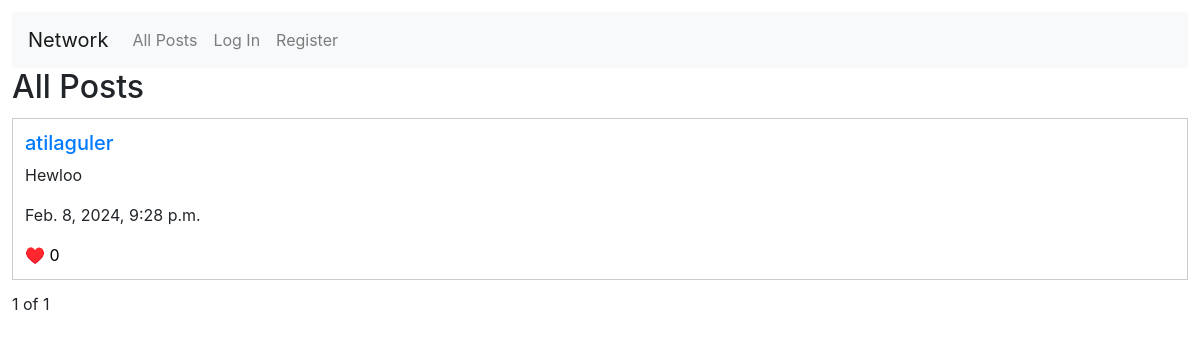
The app's page /, older data.
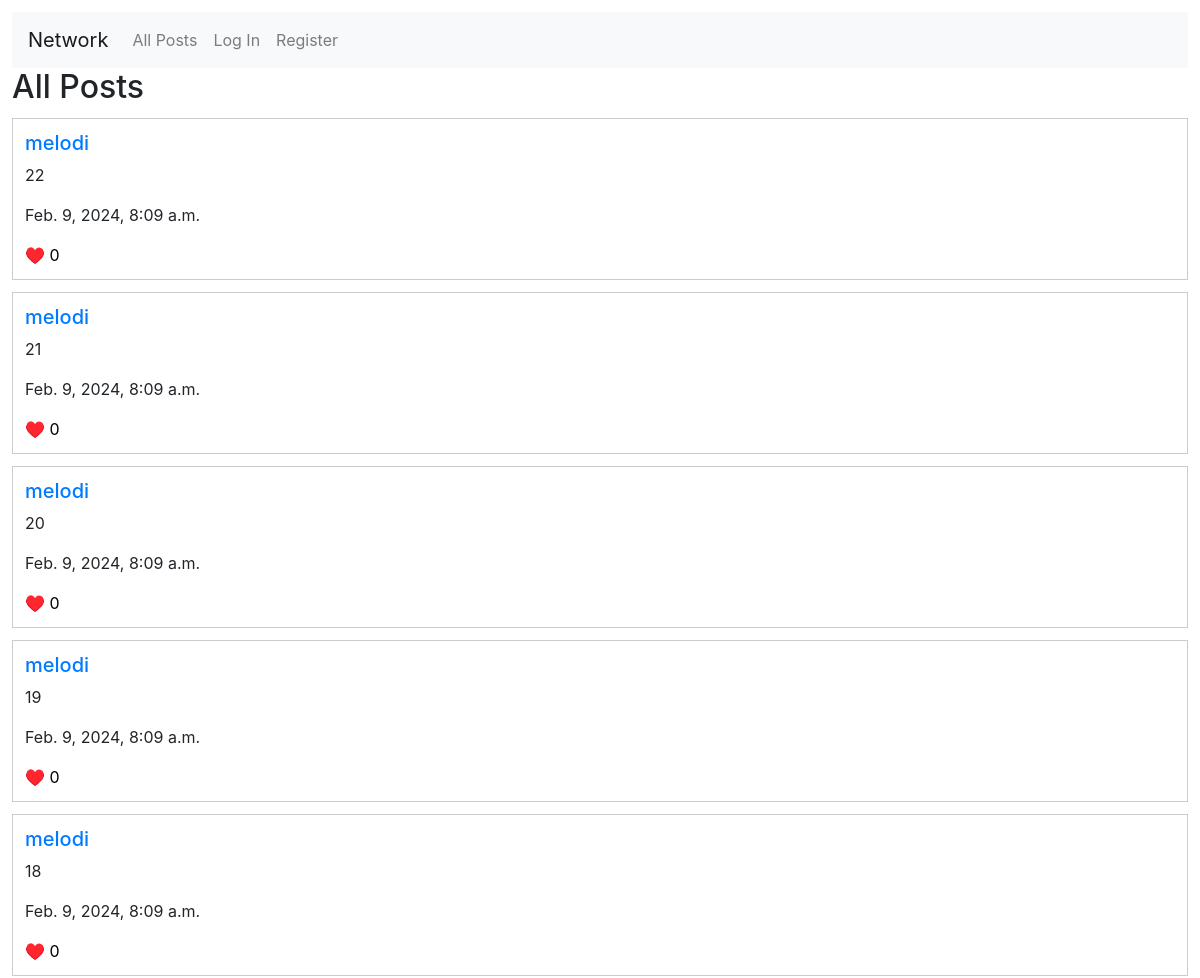
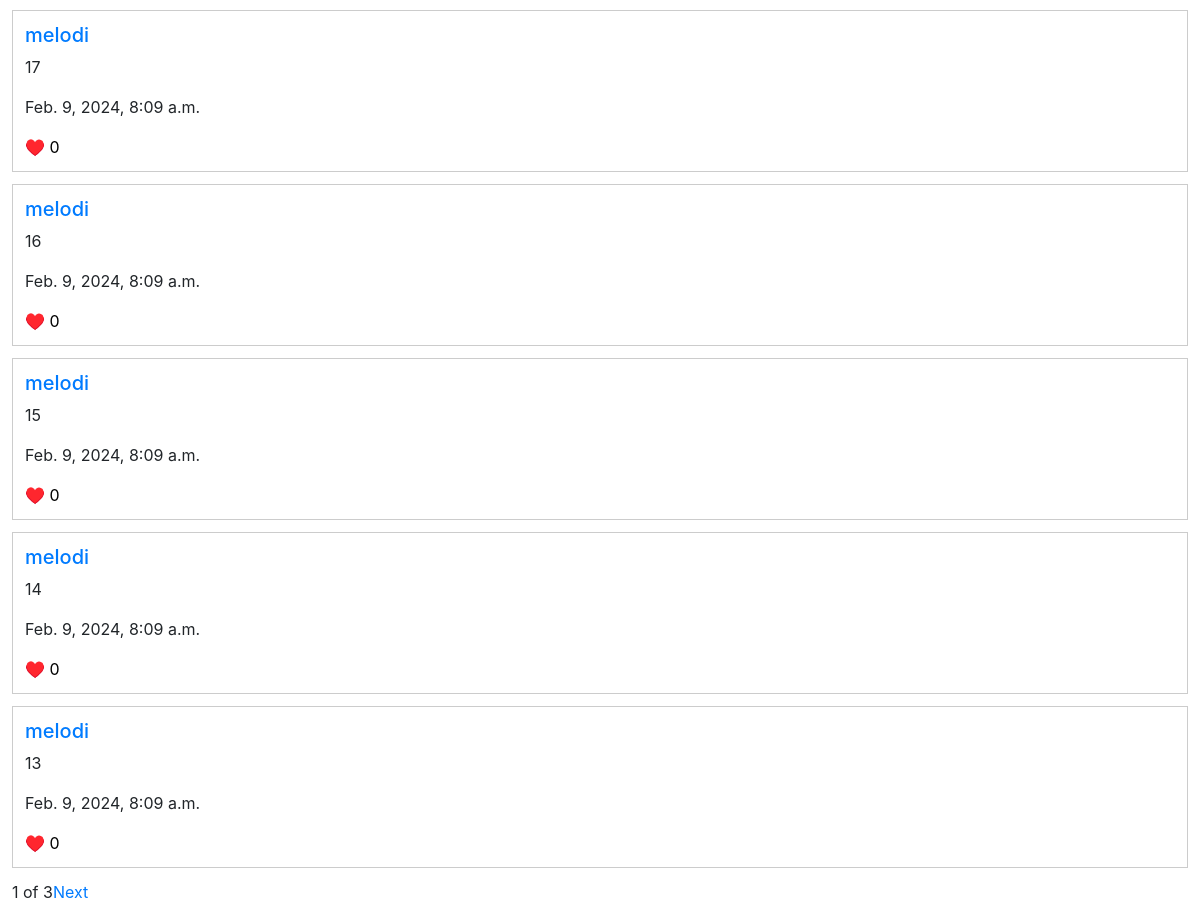
The same page, newer data (2 pictures, top to bottom).
### network/models.py (models this page shows, shortened)
class Post(models.Model):
    user = models.ForeignKey("User", on_delete=models.CASCADE, related_name="posts")
    content = models.CharField(max_length=512)
    created_at = models.DateTimeField(auto_now_add=True)
    updated_at = models.DateTimeField(auto_now=True)

class User(AbstractUser):
    pass

### network/views.py (the view)
# urls.py: path("", views.index, name="index"),
def index(request):
    posts = Post.objects.all().order_by("-created_at")
    page_obj = paginate(request, posts)
    return render(request, "network/index.html", {
        "page_obj": page_obj
    })

### network/views.py (called while the page is built)
def paginate(request, items):
    p = Paginator(items, 10)
    page_number = request.GET.get('page', 1)
    page_obj = p.get_page(page_number)
    try:
        page_obj = p.page(page_number)
    except PageNotAnInteger:
        page_obj = p.page(1)
    except EmptyPage:
        page_obj = p.page(p.num_pages)
    return page_obj

### network/templates/network/index.html (shortened to what this page needs)
{% extends "network/layout.html" %}
{% load static %}
{% block body %}
<div>
  <h2>All Posts</h2>
{% for post in page_obj.object_list %}
    <div class="posts">
        <div class="post">
            <h5>
                <a href="{{post.user.username}}">{{post.user.username}}</a>
            </h5>
            <p id="post-content-{{post.id}}">{{post.content}}</p>
            <p>{{post.created_at}}</p>
            <button class="like-btn" data-post-id="{{post.id}}">
                ♥️ {{post.likes.count}}
            </button>
        </div>
    </div>
{% endfor %}
    <div class="pagination">
        <span class="current-page">
            {{ page_obj.number }} of {{ page_obj.paginator.num_pages }}
        </span>
        {% if page_obj.has_next %}
            <a class=" mb-2" href="?page={{ page_obj.next_page_number }}">Next</a>
        {% endif %}
    </div>
</div>
{% endblock %}

### network/templates/network/layout.html (shortened to what this page needs)
{% load static %}
<!DOCTYPE html>
<html lang="en">
    <head>
        <link rel="stylesheet" href="https://stackpath.bootstrapcdn.com/bootstrap/4.4.1/css/bootstrap.min.css">
        <link href="{% static 'network/styles.css' %}" rel="stylesheet">
    </head>
    <body>
        <nav class="navbar navbar-expand-lg navbar-light bg-light">
            <a class="navbar-brand" href="/">Network</a>
            <div>
              <ul class="navbar-nav mr-auto">
                <li class="nav-item">
                  <a class="nav-link" href="{% url 'index' %}">All Posts</a>
                </li>
                {% if user.is_authenticated %}
                    <li class="nav-item">
                        <a class="nav-link" href="{% url 'following' %}">Following</a>
                    </li>
                    <li class="nav-item">
                        <a class="nav-link" href="{% url 'logout' %}">Log Out</a>
                    </li>
                {% else %}
                    <li class="nav-item">
                        <a class="nav-link" href="{% url 'login' %}">Log In</a>
                    </li>
                    <li class="nav-item">
                        <a class="nav-link" href="{% url 'register' %}">Register</a>
                    </li>
                {% endif %}
              </ul>
            </div>
          </nav>
        <div class="body">
            {% block body %}
            {% endblock %}
        </div>
    </body>
</html>

### network/static/network/styles.css (style rules this page uses)
body { margin: 0; padding: 12px; }
.posts { margin: 12px 0; display: flex; flex-direction: column; gap: 12px; }
.post { padding: 12px; border: 1px solid #ccc; }
.like-btn { padding: 0; background: none; border: none; cursor: pointer; }

Row changes from the older to the newer data that the page shows:
no longer on this page (row unchanged): Post: user.username "atilaguler", content "Hewloo", created_at "Feb. 8, 2024, 9:28 p.m.", likes.count "0"
added Post: user.username "melodi", content "22", created_at "Feb. 9, 2024, 8:09 a.m.", likes.count "0"
added Post: user.username "melodi", content "21", created_at "Feb. 9, 2024, 8:09 a.m.", likes.count "0"
added Post: user.username "melodi", content "20", created_at "Feb. 9, 2024, 8:09 a.m.", likes.count "0"
added Post: user.username "melodi", content "19", created_at "Feb. 9, 2024, 8:09 a.m.", likes.count "0"
added Post: user.username "melodi", content "18", created_at "Feb. 9, 2024, 8:09 a.m.", likes.count "0"
added Post: user.username "melodi", content "17", created_at "Feb. 9, 2024, 8:09 a.m.", likes.count "0"
added Post: user.username "melodi", content "16", created_at "Feb. 9, 2024, 8:09 a.m.", likes.count "0"
added Post: user.username "melodi", content "15", created_at "Feb. 9, 2024, 8:09 a.m.", likes.count "0"
added Post: user.username "melodi", content "14", created_at "Feb. 9, 2024, 8:09 a.m.", likes.count "0"
added Post: user.username "melodi", content "13", created_at "Feb. 9, 2024, 8:09 a.m.", likes.count "0"
Text that changed along with them:
{{ page_obj.paginator.num_pages }}: "1" → "3"
text now shown: "Next"
